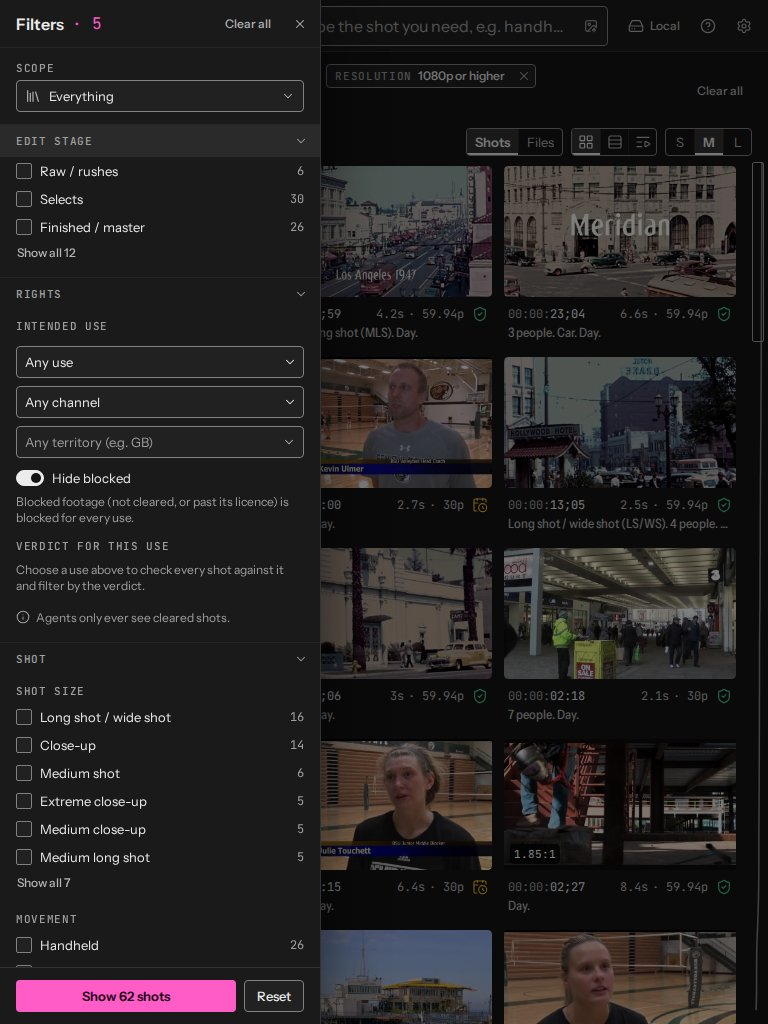
#> input picture review/m4/screens/03-filter-drawer--tablet-dark.jpg, 768 x 1024 px
$ python -i quality.py   (imports and definitions only)   (older library calls are emulated)
#> lines starting #> are read from the running program, lines starting #| are printed output that depends on the picture
"""Deterministic image-quality and look measurements on keyframes."""
from __future__ import annotations

import math
from typing import Any

import numpy as np


def _gray(rgb: np.ndarray) -> np.ndarray:
    import cv2

    return cv2.cvtColor(rgb, cv2.COLOR_RGB2GRAY)


def sharpness(gray: np.ndarray) -> float:
    """Variance of the Laplacian normalised by local contrast, resolution-independent (0..~1)."""
    import cv2

    g = cv2.resize(gray, (640, int(640 * gray.shape[0] / gray.shape[1]))) if gray.shape[1] != 640 else gray
    lap = cv2.Laplacian(g.astype(np.float32), cv2.CV_32F, ksize=3)
    contrast = float(g.std()) + 8.0
    return float(min(1.0, math.sqrt(lap.var()) / contrast / 2.2))


def noise_sigma(gray: np.ndarray) -> float:
    """Immerkær's fast noise variance estimate (sigma in 8-bit levels)."""
    import cv2

    k = np.array([[1, -2, 1], [-2, 4, -2], [1, -2, 1]], np.float32)
    g = gray.astype(np.float32)
    conv = cv2.filter2D(g, -1, k)
    h, w = g.shape
    return float(np.abs(conv[1:-1, 1:-1]).sum() * math.sqrt(0.5 * math.pi) / (6 * (w - 2) * (h - 2)))


def blockiness(gray: np.ndarray) -> float:
    """Ratio of luminance discontinuity on 8-px block edges vs elsewhere (1.0 = none)."""
    g = gray.astype(np.float32)
    dx = np.abs(np.diff(g, axis=1))
    if dx.shape[1] < 16:
        return 1.0
    edge = dx[:, 7::8].mean()
    other = np.delete(dx, np.s_[7::8], axis=1).mean() + 1e-3
    return float(edge / other)


def exposure(gray: np.ndarray) -> dict[str, float]:
    total = gray.size
    return {"mean": float(gray.mean() / 255.0), "clipped_high": float((gray >= 250).sum() / total),
            "crushed_low": float((gray <= 5).sum() / total), "p2": float(np.percentile(gray, 2) / 255.0),
            "p98": float(np.percentile(gray, 98) / 255.0)}


def colourfulness(rgb: np.ndarray) -> float:
    """Hasler & Süsstrunk colourfulness metric."""
    r, g, b = (rgb[..., i].astype(np.float32) for i in range(3))
    rg = r - g
    yb = 0.5 * (r + g) - b
    return float(math.sqrt(rg.std() ** 2 + yb.std() ** 2) + 0.3 * math.sqrt(rg.mean() ** 2 + yb.mean() ** 2))


def saturation(rgb: np.ndarray) -> float:
    import cv2

    return float(cv2.cvtColor(rgb, cv2.COLOR_RGB2HSV)[..., 1].mean() / 255.0)


# [11 lines left out: function dominant_colours, not called in this run]


def letterbox(gray: np.ndarray) -> dict[str, float]:
    """Black bars: fraction of height/width that is uniformly dark at the edges."""
    rows = gray.mean(axis=1)
    cols = gray.mean(axis=0)

    def run(v: np.ndarray) -> int:
        n = 0
        for x in v:
            if x < 12:
                n += 1
            else:
                break
        return n

    h, w = gray.shape
    top, bottom = run(rows), run(rows[::-1])
    left, right = run(cols), run(cols[::-1])
    return {"bars_vertical": round((top + bottom) / h, 3) if top > 2 and bottom > 2 else 0.0,
            "bars_horizontal": round((left + right) / w, 3) if left > 2 and right > 2 else 0.0}


def saliency_centre(rgb: np.ndarray) -> tuple[float, float]:
    """Spectral-residual saliency (Hou & Zhang 2007) centroid, as fractions of width/height."""
    import cv2

    g = cv2.resize(_gray(rgb), (128, 72)).astype(np.float32)
    f = np.fft.fft2(g)
    log_amp = np.log(np.abs(f) + 1e-6)
    phase = np.angle(f)
    resid = log_amp - cv2.blur(log_amp, (3, 3))
    sal = np.abs(np.fft.ifft2(np.exp(resid + 1j * phase))) ** 2
    sal = cv2.GaussianBlur(sal, (9, 9), 2.5)
    sal = sal / (sal.sum() + 1e-9)
    ys, xs = np.mgrid[0:72, 0:128]
    return float((sal * xs).sum() / 128), float((sal * ys).sum() / 72)


def measure(rgb: np.ndarray) -> dict[str, Any]:
    g = _gray(rgb)
    ex = exposure(g)
    contrast = ex["p98"] - ex["p2"]
    sat = saturation(rgb)
    cx, cy = saliency_centre(rgb)
    return {"sharpness": round(sharpness(g), 4), "noise": round(noise_sigma(g), 3), "blockiness": round(blockiness(g), 3),
            "exposure": {k: round(v, 4) for k, v in ex.items()}, "contrast": round(contrast, 4), "saturation": round(sat, 4),
            "colourfulness": round(colourfulness(rgb), 2), "letterbox": letterbox(g), "saliency": [round(cx, 3), round(cy, 3)]}


# [35 lines left out: functions log_likeness, flags, not called in this run]

>>> import cv2
>>> picture = cv2.cvtColor(cv2.imread('../../../review/m4/screens/03-filter-drawer--tablet-dark.jpg'), cv2.COLOR_BGR2RGB)
>>> result = measure(picture)
#> in measure, `ex = exposure(g)`: ex = {'mean': 0.137, 'clipped_high': 5.09e-06, 'crushed_low': 0.0183, 'p2': 0.0235, 'p98': 0.506}
#> in measure, `contrast = ex["p98"] - ex["p2"]`: contrast = 0.482
#> in measure, `sat = saturation(rgb)`: sat = 0.102
#> in saliency_centre, `log_amp = np.log(np.abs(f) + 1e-6)`:
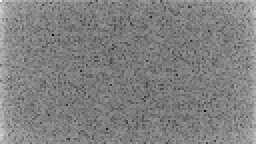
#> log_amp: shape (72, 128) float64 (shown 2 times larger); min 1.37, max 12.68, mean 7.09; drawn with min black and max white
#> in saliency_centre, `phase = np.angle(f)`:
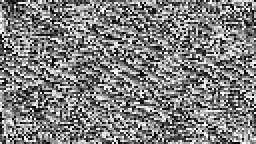
#> phase: shape (72, 128) float64 (shown 2 times larger); min -3.14, max 3.14, mean 6.94e-18; drawn with min black and max white
#> in saliency_centre, `resid = log_amp - cv2.blur(log_amp, (3, 3))`:
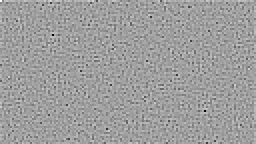
#> resid: shape (72, 128) float64 (shown 2 times larger); min -5.17, max 3.15, mean 0.00586; drawn with min black and max white
#> in saliency_centre, `sal = cv2.GaussianBlur(sal, (9, 9), 2.5)`:
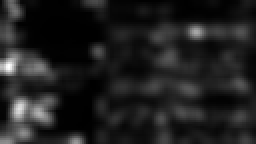
#> sal: shape (72, 128) float64 (shown 2 times larger); min 4.88e-06, max 0.00153, mean 0.000198; drawn with min black and max white
#> in measure, `cx, cy = saliency_centre(rgb)`: cx = 0.45; cy = 0.551
#> in sharpness, `lap = cv2.Laplacian(g.astype(np.float32), cv2.CV_32F, ksize=3)`:
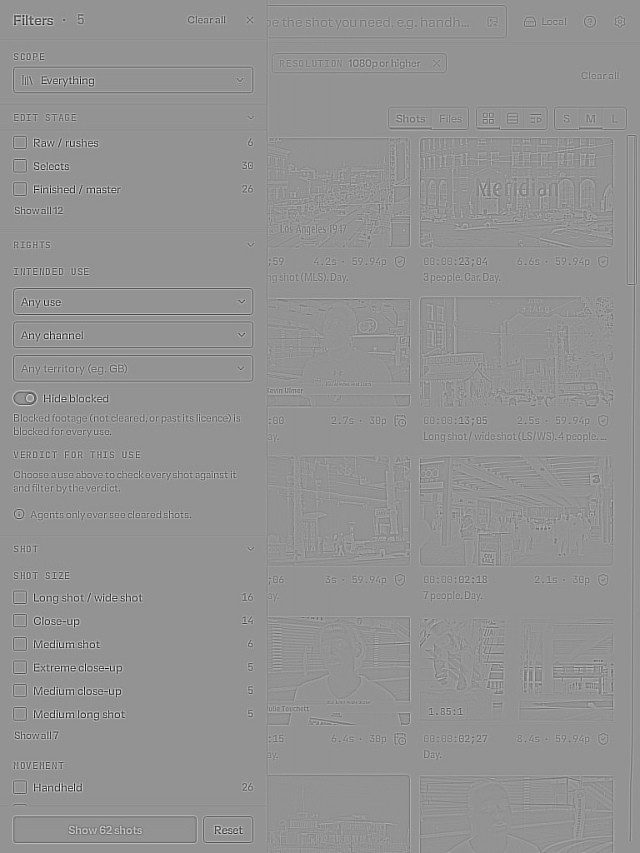
#> lap: shape (853, 640) float32; min -1634, max 1200, mean 0; drawn with min black and max white
#> in sharpness, `contrast = float(g.std()) + 8.0`: contrast = 36.15
#> in noise_sigma, `k = np.array([[1, -2, 1], [-2, 4, -2], [1, -2, 1]], np.float32)`: k = [[1, -2, 1], [-2, 4, -2], [1, -2, 1]]
#> in blockiness, `dx = np.abs(np.diff(g, axis=1))`:
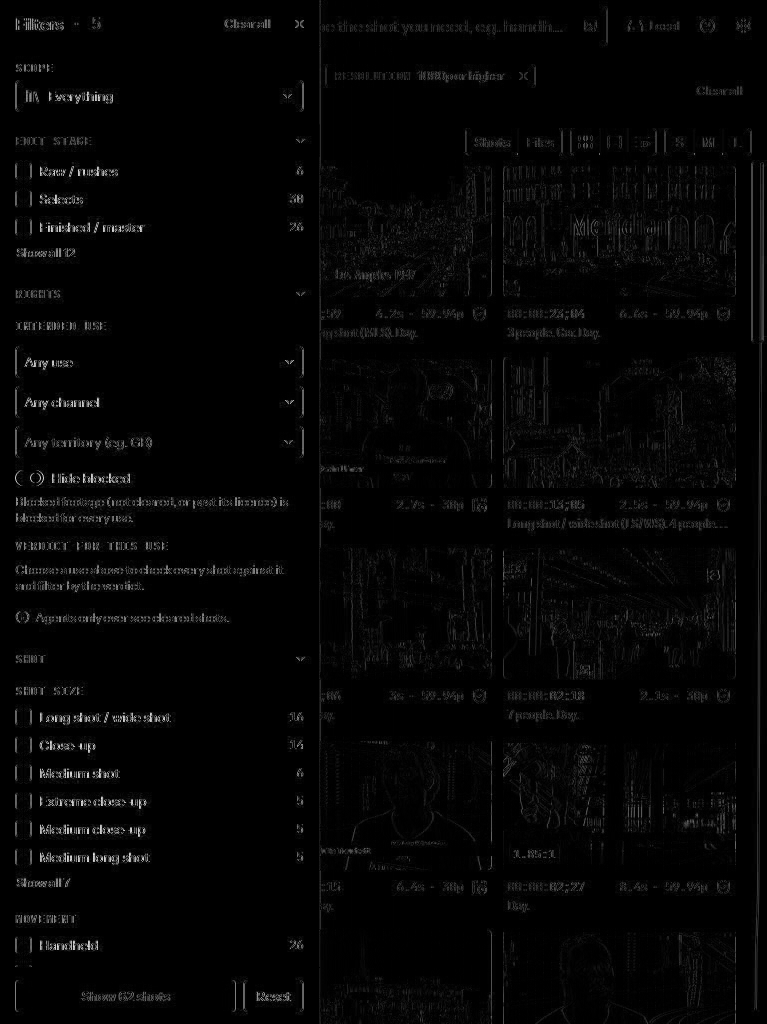
#> dx: shape (1024, 767) float32; min 0, max 232, mean 5.2
#> in blockiness, `edge = dx[:, 7::8].mean()`: edge = 6.7
#> in blockiness, `other = np.delete(dx, np.s_[7::8], axis=1).mean() + 1e-3`: other = 4.99
#> in colourfulness, `yb = 0.5 * (r + g) - b`:
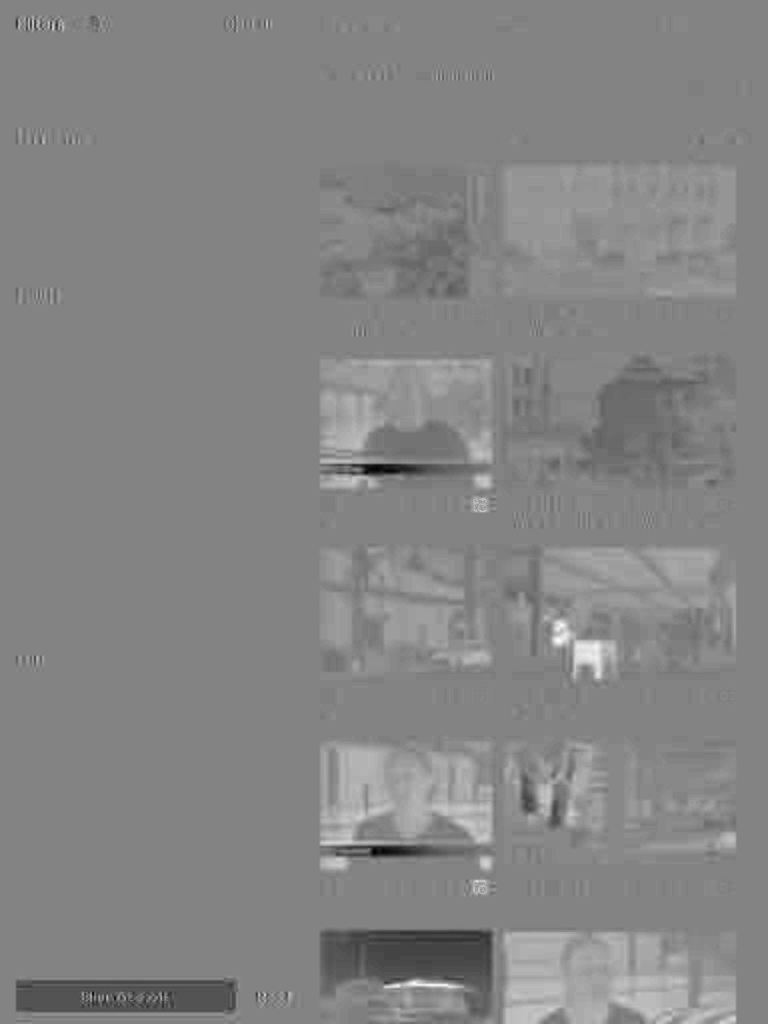
#> yb: shape (1024, 768) float32; min -69.5, max 65.5, mean 1; drawn with min black and max white
#> in letterbox, `rows = gray.mean(axis=1)`: rows = 1024 values, max 91.22 at index 980, min 14.11 at index 739, mean 35.03
#> in letterbox, `cols = gray.mean(axis=0)`: cols = 768 values, max 57.65 at index 16, min 10.04 at index 766, mean 35.03
#> the loop in run, `for x in v:` made 1 pass
#> x on pass 1: 18.73
#> after the loop in run, `for x in v:`: n = 0
#> the loop in run (call 2), `for x in v:` made 1 pass
#> x on pass 1: 35.07
#> in letterbox, `left, right = run(cols), run(cols[::-1])`: right = 4
#> result = 9 items

$ run again, on review/m4/screens/02-shot-detail--desktop-dark.jpg
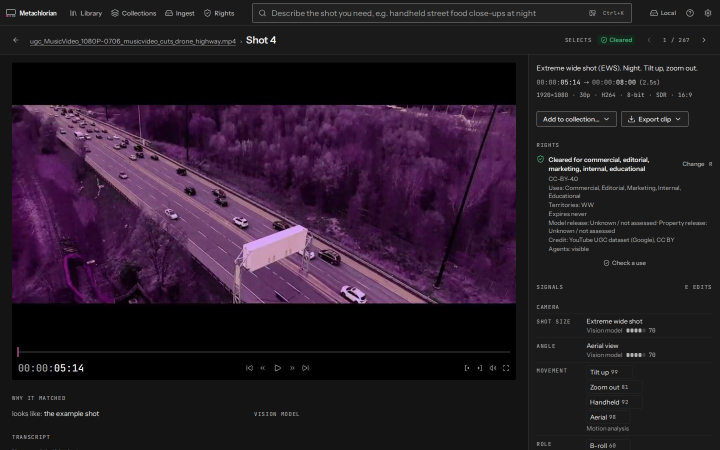
#> input picture review/m4/screens/02-shot-detail--desktop-dark.jpg, 1440 x 900 px (shown at 1/2 size)
#> ex = {'mean': 0.124, 'clipped_high': 5.4e-06, 'crushed_low': 0.181, 'p2': 0, 'p98': 0.529}
#> in measure, `contrast = ex["p98"] - ex["p2"]`: contrast = 0.529
#> sat = 0.222
#> cx = 0.491; cy = 0.446
#> in sharpness, `contrast = float(g.std()) + 8.0`: contrast = 38.63
#> k = [[1, -2, 1], [-2, 4, -2], [1, -2, 1]]
#> in blockiness, `dx = np.abs(np.diff(g, axis=1))`:
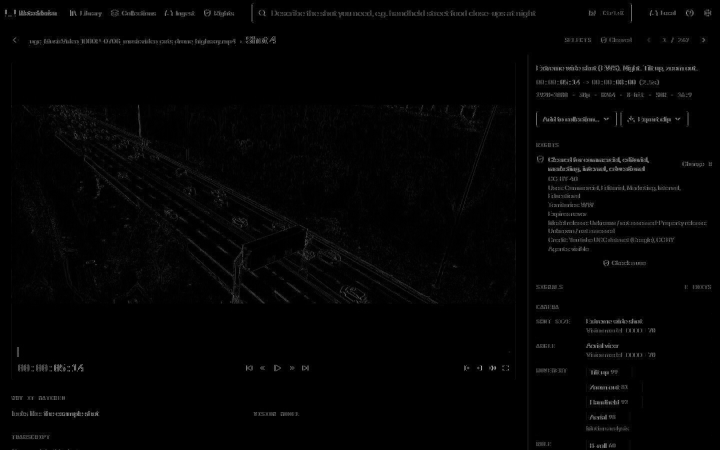
#> dx: shape (900, 1439) float32 (shown at 1/2 size); min 0, max 233, mean 3.6
#> edge = 3.98
#> other = 3.56
#> in colourfulness, `yb = 0.5 * (r + g) - b`:
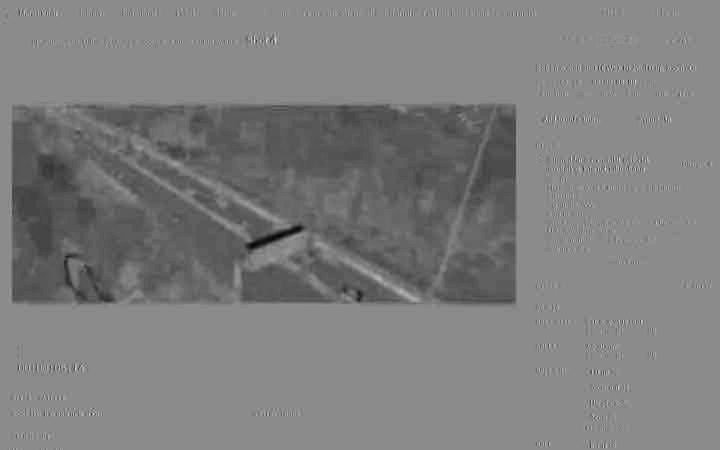
#> yb: shape (900, 1440) float32 (shown at 1/2 size); min -65, max 54, mean -6.1; drawn with min black and max white
#> rows = 900 values, max 81.02 at index 6, min 7.13 at index 676, mean 31.69
#> cols = 1440 values, max 49.48 at index 1056, min 20.55 at index 24, mean 31.69
#> the loop in run, `for x in v:` made 1 pass
#> x on pass 1: 26.01
#> after the loop in run, `for x in v:`: n = 0
#> the loop in run (call 2), `for x in v:` made 1 pass
#> x on pass 1: 22.46
#> result = 9 items

$ run again, on review/m4/screens/02-shot-detail--tablet-light.jpg
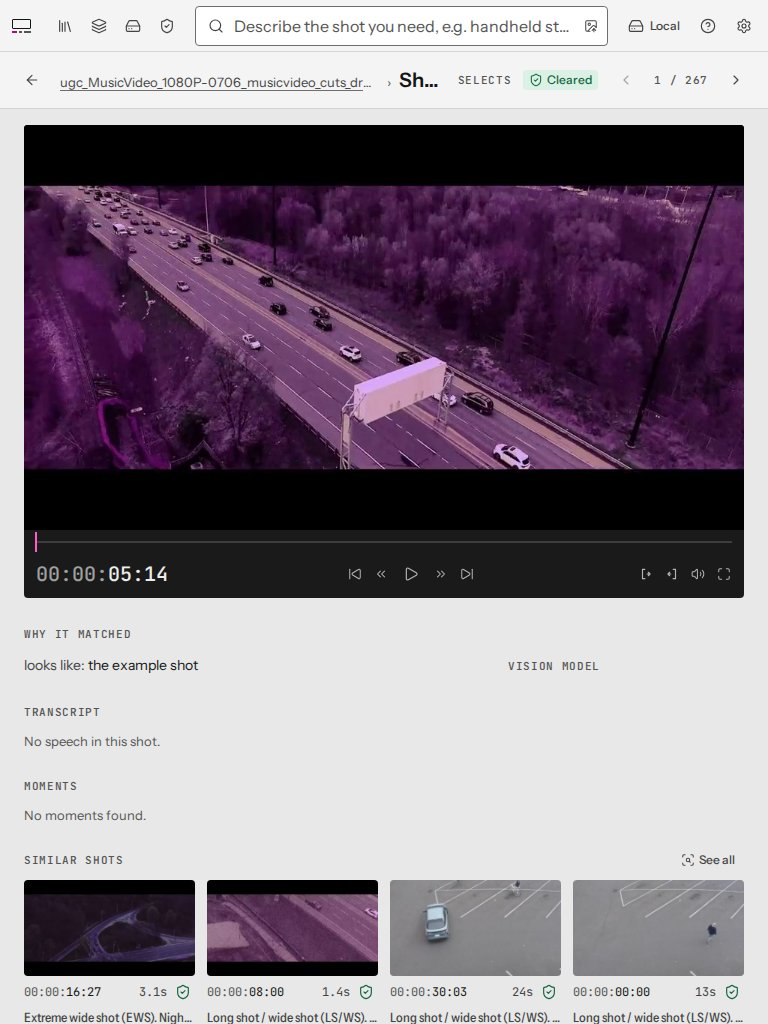
#> input picture review/m4/screens/02-shot-detail--tablet-light.jpg, 768 x 1024 px
#> ex = {'mean': 0.528, 'clipped_high': 0.0178, 'crushed_low': 0.122, 'p2': 0, 'p98': 0.969}
#> in measure, `contrast = ex["p98"] - ex["p2"]`: contrast = 0.969
#> sat = 0.198
#> cx = 0.437; cy = 0.506
#> in sharpness, `contrast = float(g.std()) + 8.0`: contrast = 107.1
#> k = [[1, -2, 1], [-2, 4, -2], [1, -2, 1]]
#> in blockiness, `dx = np.abs(np.diff(g, axis=1))`:
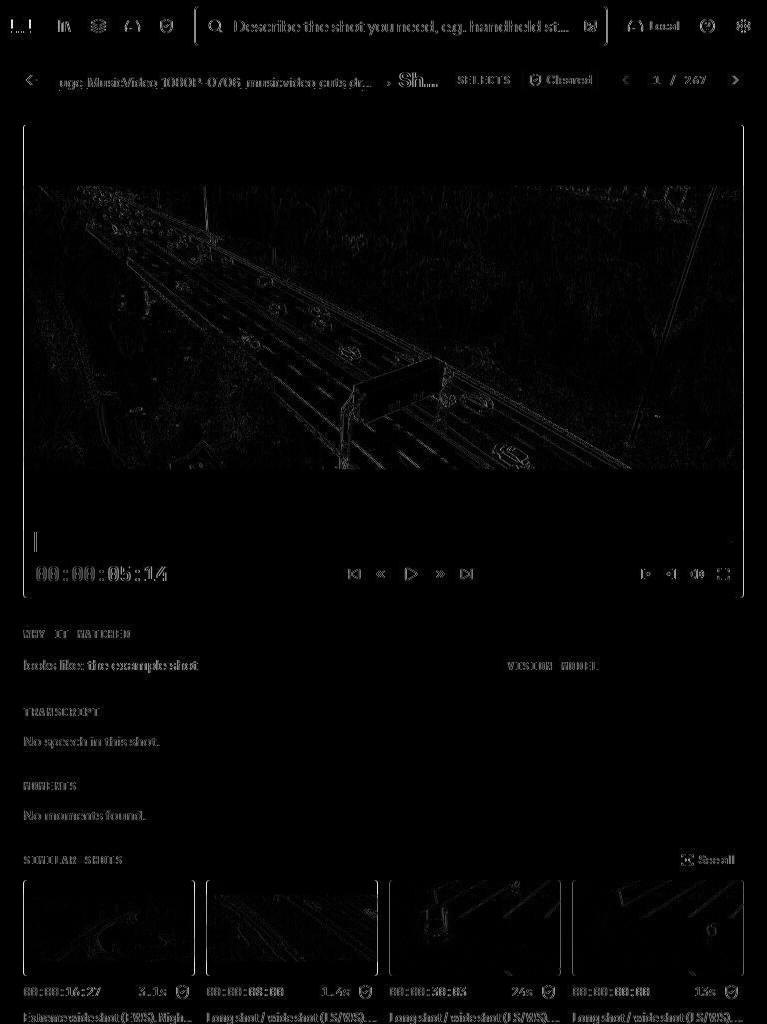
#> dx: shape (1024, 767) float32; min 0, max 247, mean 4.1
#> edge = 6.26
#> other = 3.81
#> in colourfulness, `yb = 0.5 * (r + g) - b`:
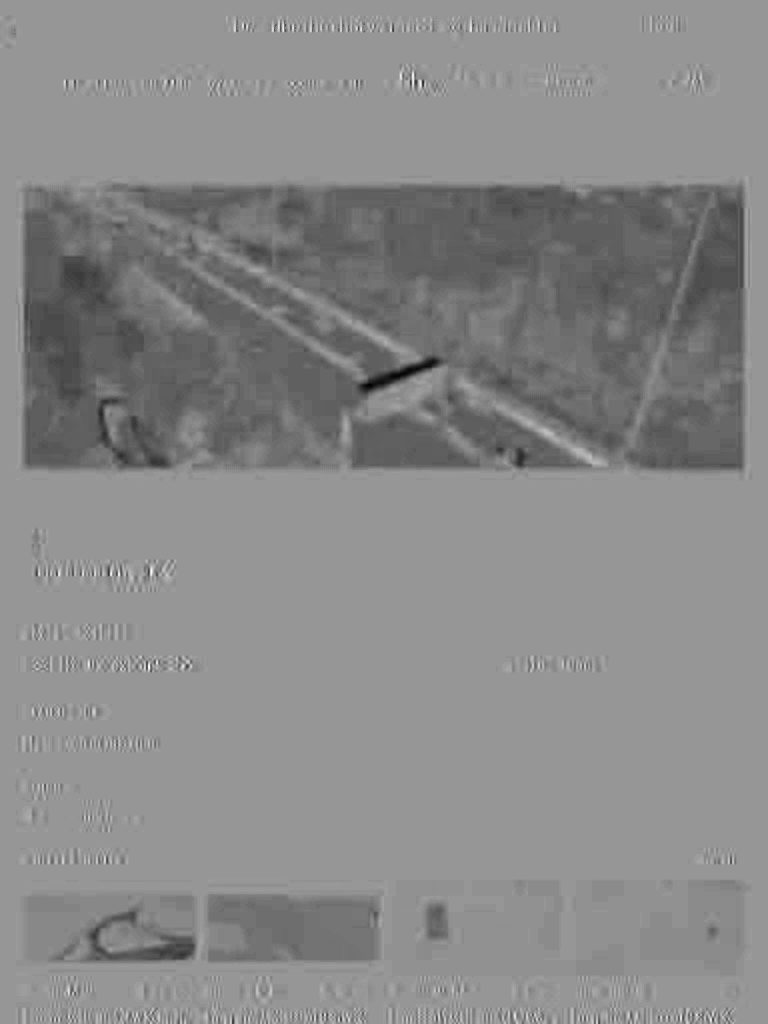
#> yb: shape (1024, 768) float32; min -64.5, max 45, mean -5.6; drawn with min black and max white
#> rows = 1024 values, max 249.5 at index 9, min 14.5 at index 128, mean 134.5
#> cols = 768 values, max 233.2 at index 8, min 107.4 at index 25, mean 134.5
#> the loop in run, `for x in v:` made 1 pass
#> x on pass 1: 244
#> after the loop in run, `for x in v:`: n = 0
#> the loop in run (call 2), `for x in v:` made 1 pass
#> x on pass 1: 228
#> result = 9 items
